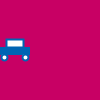
Frame 1 (no input)
Frame 60 (the mouse pressed at the canvas centre just before this capture): identical to frame 1, image omitted
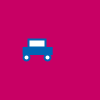
Frame 120 (the mouse held since frame 60 and released just before this capture)

The Processing sketch that drew these frames (run headless with seeded random() and noise(); from frame 60 on, the mouse is pressed at the canvas centre):

// Processing sketch: processing_90622
// ── processing_90622.pde

float x= 0.0;
float easing = 0.01;

void setup() {
  size (100, 100);
  smooth();
  noStroke();
}

void draw() {
  background(200, 0, 100);
  float targetX = mouseX;
  x+= (targetX - x) * easing;
  //ellipse(mouseX, 30, 40, 40);
  //ellipse(x, 70, 40, 40);
  fill(0, 100, 180);
  noStroke();
  rect(x, 47, 30, 8);
  
  stroke(0, 100, 180);
  fill(255);
  strokeWeight(2);
  rect(x+6, 39, 17, 8);
  ellipse(x+4, 57, 6, 6);
  ellipse(x+25, 57, 6, 6);
}
